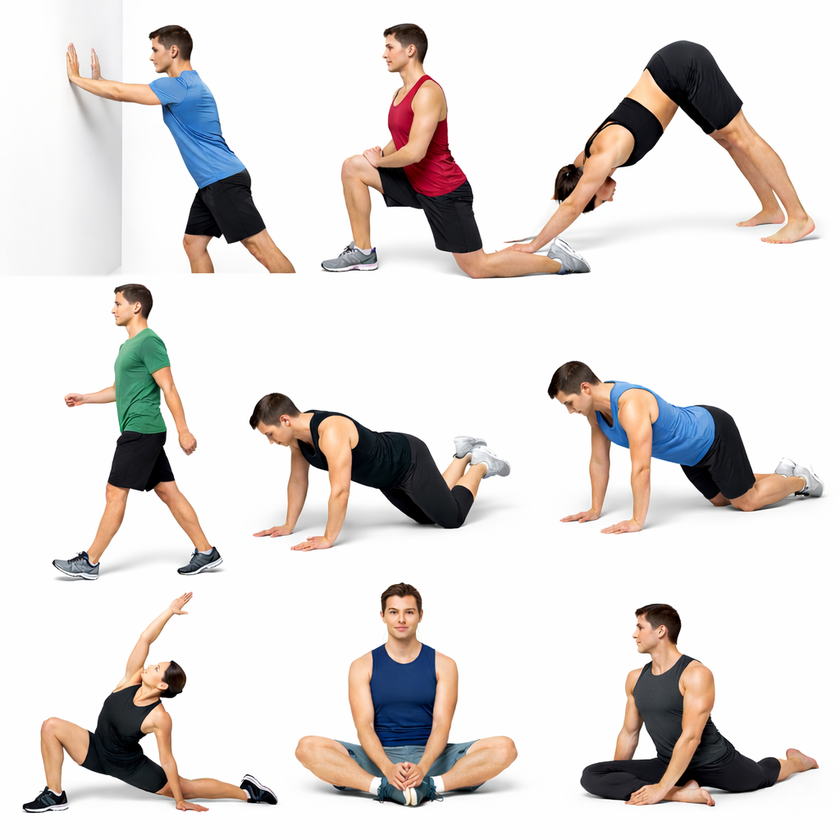
#> input picture assets/exercises-collage.png, 840 x 840 px, shrunk from 1024 x 1024 before the run
$ python crop_collage.py
#> lines starting #> are read from the running program, lines starting #| are printed output that depends on the picture
#!/usr/bin/env python3
"""
Crop assets/exercises-collage.png into 9 equal cells (3×3 grid).

Run from the FitZee project root:
    python3 assets/crop_collage.py

The collage layout:
    [Wall Push-Up]  [Hip Flexor]   [Downward Dog]
    [Walk]          [Cat-Cow]      [Mountain Climbers]
    [World's Best]  [Butterfly]    [Pigeon Pose]

Only the 3 cells without a free-exercise-db match are saved and used
by IMAGE_MAP:  ex-downward-dog.png, ex-butterfly.png, ex-pigeon.png
(All 9 are saved anyway for reference.)
"""

from PIL import Image
import os

COLLAGE = os.path.join(os.path.dirname(__file__), "exercises-collage.png")
OUT_DIR = os.path.dirname(__file__)

CELLS = [
    ("ex-wall-pushup.png",      0, 0),
    ("ex-hip-flexor.png",       0, 1),
    ("ex-downward-dog.png",     0, 2),
    ("ex-walk.png",             1, 0),
    ("ex-cat-cow.png",          1, 1),
    ("ex-mountain-climbers.png",1, 2),
    ("ex-worlds-greatest.png",  2, 0),
    ("ex-butterfly.png",        2, 1),
    ("ex-pigeon.png",           2, 2),
]

img = Image.open(COLLAGE)
#> img is the input picture: PIL image 840x840 RGB; mean R, G, B 223.3, 218.5, 216.2
w, h = img.size
#> w = 840; h = 840
cw, ch = w // 3, h // 3
#> cw = 280; ch = 280

for name, row, col in CELLS:
    left   = col * cw
    top    = row * ch
    right  = left + cw
    bottom = top  + ch
    cell = img.crop((left, top, right, bottom))
    out = os.path.join(OUT_DIR, name)
    cell.save(out)
    print("saved", out)
#> this loop made 9 passes
#> pass 1, `cell = img.crop((left, top, right, bottom))`:
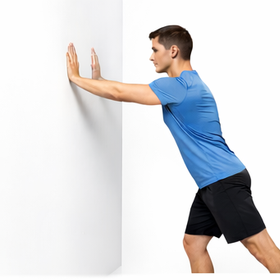
#> cell: PIL image 280x280 RGB; mean R, G, B 219.4, 220.3, 223
#> pass 2, `cell = img.crop((left, top, right, bottom))`:
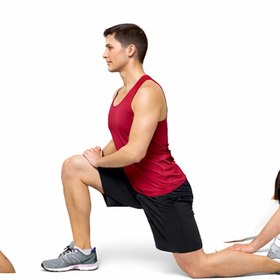
#> cell: PIL image 280x280 RGB; mean R, G, B 226.7, 213.6, 210.7
#> pass 3, `cell = img.crop((left, top, right, bottom))`:
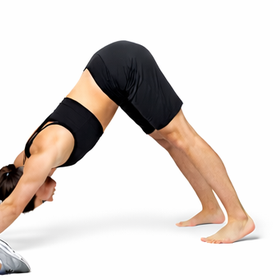
#> cell: PIL image 280x280 RGB; mean R, G, B 224, 217.1, 212.8
#> after the loop:
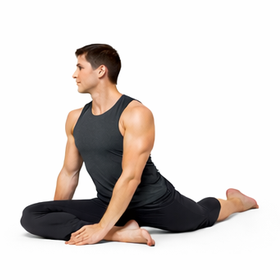
#> cell: PIL image 280x280 RGB; mean R, G, B 218.9, 213.4, 210.4

print("Done.")
